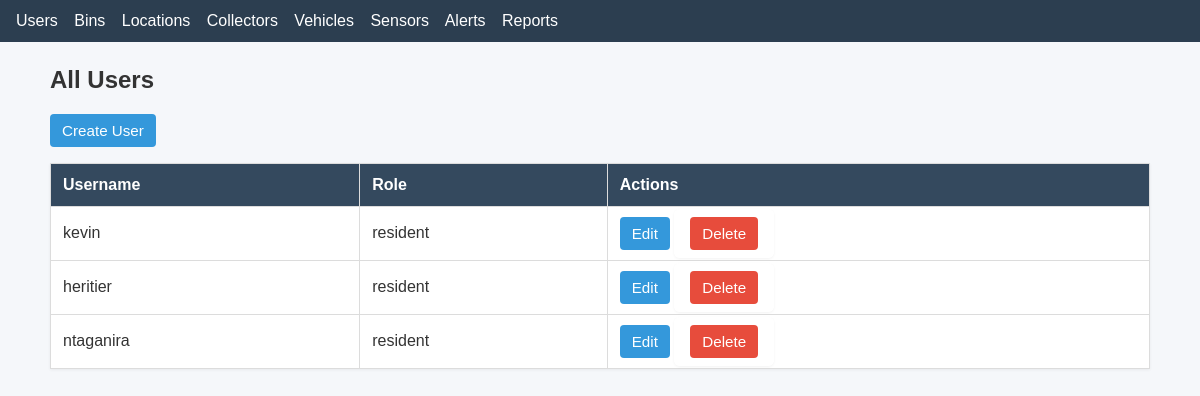
/users/, run on the app's committed database.
### stwms/models.py (models this page shows)
class Users(models.Model):
    ROLE_CHOICES = [
        ('admin', 'Admin'),
        ('collector', 'Collector'),
        ('resident', 'Resident'),
    ]
    user = models.OneToOneField(User, on_delete=models.CASCADE, related_name='profile')
    role = models.CharField(max_length=20, choices=ROLE_CHOICES, default='resident')
    username = models.CharField(max_length=150, default="")
    email = models.EmailField(max_length=254, default="")
    password = models.CharField(max_length=128, default="")
    address = models.CharField(max_length=255, default="")
    phone = models.CharField(max_length=20, default="")

### stwms/views.py (the view)
# urls.py: path('users/', views.users_list, name='users_list'),
def users_list(request):
    users = Users.objects.all()
    return render(request, "users/users_list.html", {"users": users})

### stwms/templates/users/users_list.html
{% extends "base.html" %}
{% block content %}
<h2>All Users</h2>
<p><a class="btn" href="{% url 'stwms:users_create' %}">Create User</a></p>
<table>
    <thead>
        <tr>
            <th>Username</th>
            <th>Role</th>
            <th>Actions</th>
        </tr>
    </thead>
    <tbody>
    {% for user in users %}
        <tr>
            <td>
                {% if user.user %}
                    {{ user.user.username }}
                {% else %}
                    N/A
                {% endif %}
            </td>
            <td>{{ user.role }}</td>
            <td>
                <a class="btn" href="{% url 'stwms:users_update' user.pk %}">Edit</a>
                <form style="display:inline" method="post" action="{% url 'stwms:users_delete' user.pk %}">{% csrf_token %}
                    <button class="btn btn-danger" type="submit">Delete</button>
                </form>
            </td>
        </tr>
    {% empty %}
        <tr><td colspan="3">No users found.</td></tr>
    {% endfor %}
    </tbody>
</table>
{% endblock %}

### static/styles.css (style rules this page uses)
body { font-family: Arial, Helvetica, sans-serif; background: #f5f7fa; color: #333; margin: 0; padding: 0; }
table { width: 100%; border-collapse: collapse; background: #fff; margin-top: 12px; box-shadow: 0 1px 3px rgba(0,0,0,0.06); }
thead th { background: #34495e; color: #fff; text-align: left; padding: 12px; border: 1px solid #dcdcdc; }
tbody td { padding: 10px 12px; border: 1px solid #dcdcdc; vertical-align: middle; }
.btn { display: inline-block; padding: 8px 12px; background: #3498db; color: #fff; text-decoration: none; border-radius: 4px; border: none; cursor: pointer; font-size: 0.95rem; }
.btn-danger { background: #e74c3c; }
form { background: #fff; padding: 16px; border-radius: 6px; box-shadow: 0 1px 3px rgba(0,0,0,0.05); }

### data on the page
Users: user.username "kevin", role "resident"
Users: user.username "heritier", role "resident"
Users: user.username "ntaganira", role "resident"
